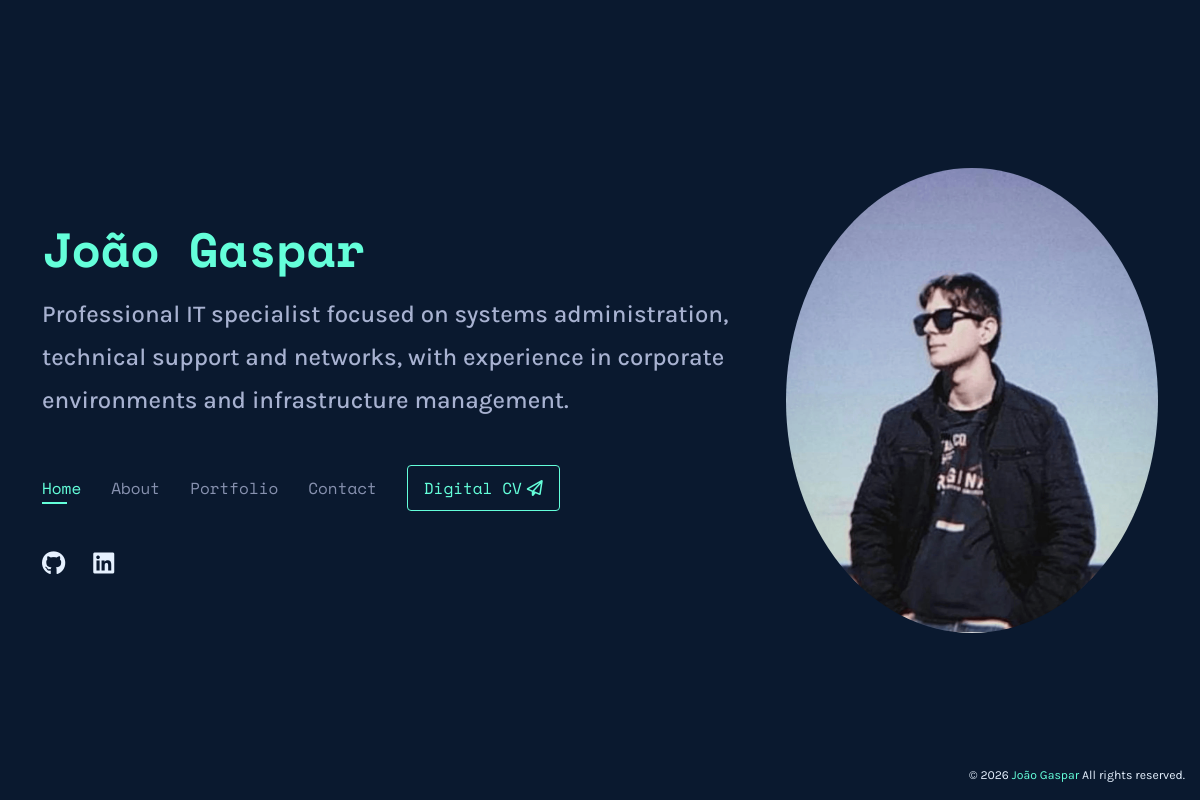
The page / on the database its author committed.
### apps/portfolio/models.py (models this page shows, shortened)
class Personal(models.Model):
    name = models.CharField(max_length=50, blank=True, null=True)
    role = models.TextField(max_length=500, blank=True, null=True)
    mini_description = models.TextField(max_length=500, blank=True, null=True)
    cv_description = models.TextField(max_length=500, blank=True, null=True)
    cv_link = models.URLField(blank=True, null=True)
    photo = models.ImageField(upload_to='profile_pics/main', blank=True, null=True)
    github = models.URLField(blank=True, null=True)
    linkedin = models.URLField(blank=True, null=True)
    phone = models.CharField(max_length=20, blank=True, null=True)
    email = models.EmailField(blank=True, null=True)
    location = models.CharField(max_length=50, blank=True, null=True)

### apps/portfolio/views.py (the view, shortened to what this page needs)
# urls.py: path('', HomePageView.as_view(), name='home'),
class HomePageView(TemplateView):
    template_name = 'portfolio/portfolio_main.html'
    def get_context_data(self, **kwargs):
        context = super().get_context_data(**kwargs)
        context['personal'] = Personal.objects.all()
        context['about'] = About.objects.all()
        context['technologies'] = Technology.objects.all()
        context['portfolio'] = Portfolio.objects.all()
        context['contact_form'] = ContactForm()
        context['message_sent'] = False
        return context

### templates/portfolio/portfolio_main.html (shortened to what this page needs)
{% extends "layouts/base.html" %}
{% block content %}
{% include 'layouts/header.html' %}
{% include 'layouts/footer.html' %}
{% endblock content %}

### templates/layouts/header.html (shortened to what this page needs)
{% load static %}
<header id="header">
  <div class="container">
    <div class="data-row" >
      {% for personal_info in personal %}
      <h1><a href="/">João Gaspar</a></h1>
      <h2>
        {{ personal_info.mini_description|safe }}
      </h2>
      <nav id="navbar" class="navbar">
        <ul>
          <li><a class="nav-link active" href="#header">Home</a></li>
          <li><a class="nav-link" href="#about">About</a></li>
          <li><a class="nav-link" href="#portfolio">Portfolio</a></li>
          <li><a class="nav-link" href="#contact">Contact</a></li>
          <li><a href="{% url 'digital_cv' %}" target="_blank">Digital CV </a></li>
        </ul>
      </nav>
      <div class="social-links">
        <a href="{{ personal_info.github }}" class="github" target="_blank"
          ><i class="fa-brands fa-github"></i
        ></a>
        <a
          href="{{ personal_info.linkedin }}"
          class="linkedin"
          target="_blank"
          ><i class="fa-brands fa-linkedin"></i
        ></a>
      </div>
    </div>
    <div class="col-lg-4 profileImg" id="profile-image">
      <img
        src="{{ personal_info.photo.url }}"
        class="img-fluid avatar profileImgInner"
        loading="lazy"
        alt="Image of João Gaspar"
      />
    </div>
    {% endfor %}
  </div>
</header>

### static/assets/css/style.css (style rules this page uses)
:root { --primary: 10, 25, 47; --light-primary: 17, 34, 64; --lightest-primary: 35, 53, 84; --secondary: 136, 146, 176; --light-secondary: 168, 178, 209; --lightest-secondary: 204, 214, 246; --white: 230, 241, 255; --accent: 100, 255, 218; --hover: 50, 213, 183; --boxcolorinset: #c9c9c9; --ff-sans: 'Karla', sans-serif; --ff-mono: 'Space Mono', monospace; }
body { font-family: var(--ff-sans); background-color: rgba(var(--primary), 1); color: rgba(var(--white), 1); position: relative; background: transparent; }
body::before { content: ''; position: fixed; background: rgba(var(--primary), 1); background-size: cover; left: 0; right: 0; top: 0; height: 100vh; z-index: -1; }
@media (min-width: 1024px) { body::before { background-attachment: fixed; } }
a { color: rgba(var(--accent), 1); text-decoration: none; }
h1, h2, h3, h4, h5, h6 { font-family: var(--ff-sans); }
#header { transition: ease-in-out 0.3s; position: relative; height: 100vh; display: flex; align-items: center; z-index: 997; overflow-y: auto; }
#header * { transition: ease-in-out 0.3s; }
#header h1 { font-size: 48px; margin: 0; padding: 0; line-height: 1; font-weight: 700; font-family: var(--ff-mono); color: rgba(var(--accent), 1); }
#header h1 a { line-height: 1; display: inline-block; }
#header h2 { font-size: 24px; margin-top: 20px; color: rgba(var(--light-secondary), 1); line-height: 1.8; }
#header img { padding: 0; margin: 0; }
#header .social-links { margin-top: 40px; display: flex; gap: 18px; }
#header .social-links a { font-size: 24px; display: flex; justify-content: center; align-items: center; color: rgba(var(--white), 1); line-height: 1; margin-right: 10px; border-radius: 50%; transition: transform 0.3s; }
#header .container { display: flex; flex-direction: row; align-items: center; justify-content: center; }
.data-row { display: flex; width: 100%; flex-direction: column; justify-content: center; }
.profileImg { display: flex; flex-direction: column; }
.navbar { padding: 0; margin-top: 35px; }
.navbar ul { margin: 0; padding: 0; display: flex; list-style: none; align-items: center; }
.navbar li { position: relative; }
.navbar li + li { margin-left: 30px; }
.navbar a, .navbar a:focus { display: flex; align-items: center; justify-content: space-between; padding: 0; font-size: 16px; font-family: var(--ff-mono) !important; font-weight: 400; color: rgba(var(--secondary), 1); white-space: nowrap; transition: 0.3s; }
.navbar a:before { content: ''; position: absolute; width: 0; height: 2px; bottom: -4px; left: 0; background-color: rgba(var(--accent), 1); visibility: hidden; width: 0px; transition: all 0.3s ease-in-out 0s; }
.navbar a:hover:before, .navbar li:hover > a:before, .navbar .active:before { visibility: visible; width: 25px; }
.navbar a:hover, .navbar .active, .navbar .active:focus, .navbar li:hover > a { color: rgba(var(--accent), 1); }
.navbar li:last-child { border: 1px solid rgba(var(--accent), 1); border-radius: 0.25rem; padding: 10px 16px; }
.navbar li:last-child a { color: rgba(var(--accent), 1); }
.navbar li:last-child a::before { all: unset; }
.avatar { border-radius: 50%; }

### rows shown on the page
Personal: mini_description "Professional IT specialist focused on systems administration, technical support and networks, with experience in corporate environments and infrastructure management.", photo (picture)
